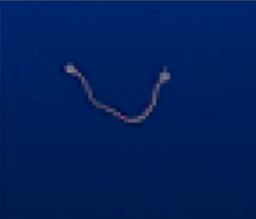
#> input picture Pictures/ocean2.png, 256 x 219 px, shrunk from 394 x 337 before the run, found by its file name
$ python pixel5.py
#> lines starting #> are read from the running program, lines starting #| are printed output that depends on the picture
### functions.py
# [23 lines left out: functions findSum, findDif, returnAvg, not called in this run]

def returnGreat(a, b, c):
    if a == b == c:
        return a
    if a >= b:
        if a >= c:
            return a
    if b >= c:
        if b >= a:
            return b
    if c >= a:
        if c >= b:
            return c

def returnLow(a, b, c):
    if a <= b:
        if a <= c:
            return a
    if b <= c:
        if b <= a:
            return b
    if c <= a:
        if c <= b:
            return c

def returnGreatString(a, b, c):
    if a == b == c:
        return "all"
    if a >= b:
        if a >= c:
            return 'r'
    if b >= c:
        if b >= a:
            return 'g'
    if c >= a:
        if c >= b:
            return 'b'

def difGreat(great, low, threashDif):
    if (great - low) <= threashDif:
        return True
    else:
        return False

# [11 lines left out: function determineMax, not called in this run]

import webcolors

# [321 lines left out: functions closest_colour, rgb2name, inColBounds, not called in this run]

### pixel5.py
# Importing Image from PIL package
from PIL import Image
from functions import returnAvg, returnGreat, returnGreatString, returnLow, findSum, findDif, difGreat, determineMax
# creating a image object
im = Image.open(r"/workspace/Experiments/Pictures/ocean2.png")
#> im is the input picture: PIL image 256x219 RGBA; mean R, G, B, A 1.5, 32, 91.3, 255
px = im.load()

# Max and Min for Pixels in Image
xBound, yBound = im.size
#> xBound = 256; yBound = 219

img = Image.new('RGB', (xBound, yBound))
#> img: PIL image 256x219 RGB; every value is 0

color = [0, 0, 150]
colorname = "Blue"
rC = color[0]
gC = color[1]
bC = color[2]
colorAvg = (rC + gC + bC)/3
threasholdNum = 255
threasholdDif = returnGreat(rC, gC, bC)/2 + (rC + gC + bC)/3
needColor = True

def inBounds(rVal, gVal, bVal, threasholdDif, threasholdNum, color):
    # Difference Variables
    rgDif = (rVal - gVal)/2
    gbDif = (gVal - bVal)/2
    rbDif = (rVal - bVal)/2
    rgDifColor = (color[0] - color[1])
    gbDifColor = (color[1] - color[2])
    rbDifColor = (color[0] - color[2])
    rgLBound = rgDifColor - threasholdDif
    rgUBound = rgDifColor + threasholdDif
    gbLBound = gbDifColor - threasholdDif
    gbUBound = gbDifColor + threasholdDif
    rbLBound = rbDifColor - threasholdDif
    rbUBound = rbDifColor + threasholdDif

    # Number Range Variables
    rLBound = color[0]-threasholdNum
    rUBound = color[0]+threasholdNum
    gLBound = color[1]-threasholdNum
    gUBound = color[1]+threasholdNum
    bLBound = color[2]-threasholdNum
    bUBound = color[2]+threasholdNum

    if (rLBound <= rVal <= rUBound) and (gLBound <= gVal <= gUBound) and (bLBound <= bVal <= bUBound) and (rgLBound <= rgDif <= rgUBound) and (gbLBound <= gbDif <= gbUBound) and (rbLBound <= rbDif <= rbUBound):
        return True
    else:
        return False

colorMax = returnGreatString(color[0], color[1], color[2])
colorMaxVal = returnGreat(color[0], color[1], color[2])
colorMinVal = returnLow(color[0], color[1], color[2])
colorMaxMinDif = difGreat(colorMaxVal, colorMinVal, colorMaxVal - colorMinVal)

for x in range(xBound):
    for y in range(yBound):
        needColor = True
        while needColor:
            r = px[x,y][0]
            g = px[x,y][1]
            b = px[x,y][2]
            if not inBounds(r, g, b, threasholdDif, threasholdNum, color):
                needColor = False
                print("Found", colorname, "color at coords:", x, ",", y)
                img.putpixel((x, y), (r, g, b))
            else:
                contrast = 50
                f = (returnGreat(r, g, b)-contrast)
                img.putpixel((x, y), (f, f, f))
                needColor = False
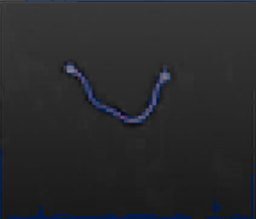
#> img: PIL image 256x219 RGB; mean R, G, B 40.8, 41.6, 43.5
img.save("newImg.jpg")
print("Image Saved!")

$ run again, with Pictures/ocean1.png copied over Pictures/ocean2.png
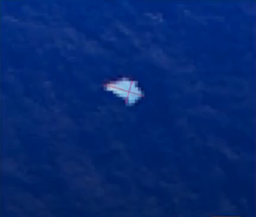
#> input picture Pictures/ocean1.png, 256 x 217 px, shrunk from 397 x 336 before the run, found by its file name
#> im is the input picture: PIL image 256x217 RGBA; mean R, G, B, A 5.2, 40.3, 111.5, 255
#> after the loop `for x in range(xBound):`:
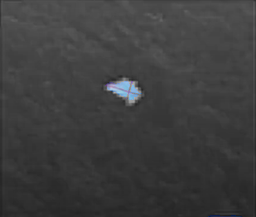
#> img: PIL image 256x217 RGB; mean R, G, B 61.4, 61.6, 61.9
